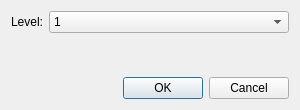
<?xml version="1.0" encoding="UTF-8"?>
<ui version="4.0">
 <class>ShortCodeTitleDialog</class>
 <widget class="QDialog" name="ShortCodeTitleDialog">
  <property name="geometry">
   <rect>
    <x>0</x>
    <y>0</y>
    <width>300</width>
    <height>110</height>
   </rect>
  </property>
  <property name="windowTitle">
   <string>Insert Title</string>
  </property>
  <layout class="QVBoxLayout" name="verticalLayout">
   <item>
    <layout class="QFormLayout" name="formLayout">
     <item row="0" column="0">
      <widget class="QLabel" name="labelLevel">
       <property name="text">
        <string>Level:</string>
       </property>
      </widget>
     </item>
     <item row="0" column="1">
      <widget class="QComboBox" name="comboBoxLevel">
       <item>
        <property name="text">
         <string>1</string>
        </property>
       </item>
       <item>
        <property name="text">
         <string>2</string>
        </property>
       </item>
       <item>
        <property name="text">
         <string>3</string>
        </property>
       </item>
       <item>
        <property name="text">
         <string>4</string>
        </property>
       </item>
       <item>
        <property name="text">
         <string>5</string>
        </property>
       </item>
       <item>
        <property name="text">
         <string>6</string>
        </property>
       </item>
      </widget>
     </item>
    </layout>
   </item>
   <item>
    <widget class="QDialogButtonBox" name="buttonBox">
     <property name="orientation">
      <enum>Qt::Horizontal</enum>
     </property>
     <property name="standardButtons">
      <set>QDialogButtonBox::Cancel|QDialogButtonBox::Ok</set>
     </property>
    </widget>
   </item>
  </layout>
 </widget>
 <resources/>
 <connections>
  <connection>
   <sender>buttonBox</sender>
   <signal>accepted()</signal>
   <receiver>ShortCodeTitleDialog</receiver>
   <slot>accept()</slot>
   <hints>
    <hint type="sourcelabel">
     <x>248</x>
     <y>254</y>
    </hint>
    <hint type="destinationlabel">
     <x>157</x>
     <y>274</y>
    </hint>
   </hints>
  </connection>
  <connection>
   <sender>buttonBox</sender>
   <signal>rejected()</signal>
   <receiver>ShortCodeTitleDialog</receiver>
   <slot>reject()</slot>
   <hints>
    <hint type="sourcelabel">
     <x>316</x>
     <y>260</y>
    </hint>
    <hint type="destinationlabel">
     <x>286</x>
     <y>274</y>
    </hint>
   </hints>
  </connection>
 </connections>
</ui>
